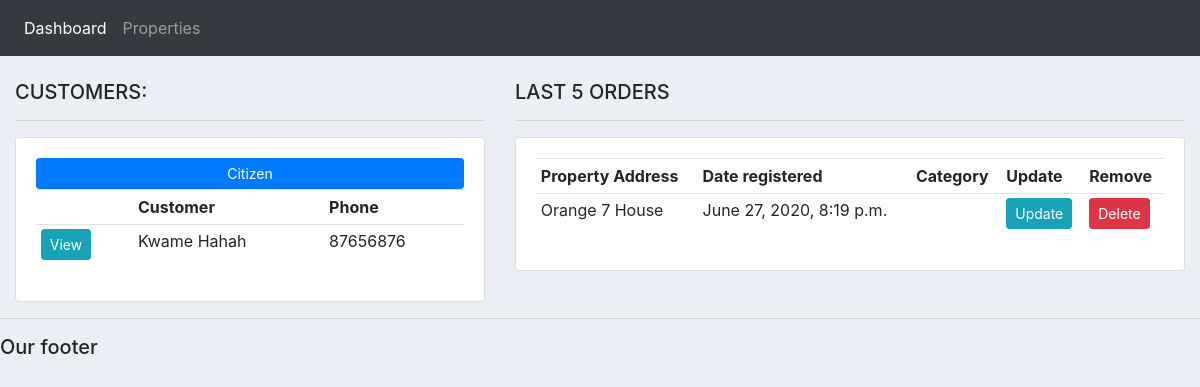
Screenshot of /CustomerManagement/ with the database file from the repository.
### CustomerManagement/models.py (models this page shows, shortened)
class Citizen(models.Model):
    name = models.CharField(max_length=200, null=True)
    phone = models.CharField(max_length=200, null=True)
    email = models.CharField(max_length=200, null=True)
    date_created = models.DateTimeField(auto_now_add=True, null=True)

class Receipt(models.Model):
    STATUS = (
        ('Issued', 'Issued'),
        ('Pending', 'Pending'),
        ('No Payment', 'No Payment'),
    )
    citizen = models.ForeignKey(Citizen, null=True, on_delete=models.SET_NULL)
    property = models.ForeignKey(Property, null=True, on_delete=models.SET_NULL)
    date_created = models.DateTimeField(auto_now_add=True, null=True)
    status = models.CharField(max_length=200, null=True, choices=STATUS)
    note = models.CharField(max_length=1000, null=True)

class Property(models.Model):
    CATEGORY = (
        ('A Type', 'B Type'),
        ('C Type', 'D Type'),
    )
    name = models.CharField(max_length=200, null=True)
    price = models.FloatField(null=True)
    category = models.CharField(max_length=200, null=True, choices=CATEGORY)
    description = models.CharField(max_length=200, null=True)
    date_created = models.DateTimeField(auto_now_add=True, null=True)
    def __str__(self):
        return self.name

### CustomerManagement/views.py (the view)
# urls.py: path('', PostListView.as_view(), name='Advertisement-home'),
def home(request):
    receipts = Receipt.objects.all()
    citizens = Citizen.objects.all()
    total_citizens = citizens.count()
    total_receipts = receipts.count()
    issued = receipts.filter(status='Issued').count()
    pending = receipts.filter(status='Pending').count()
    context = {'receipts': receipts, 'citizens': citizens,
               'total_receipts': total_receipts, 'issued': issued,
               'pending': pending}
    return render(request, 'CustomerManagement/dashboard.html', context)

### CustomerManagement/templates/CustomerManagement/dashboard.html
{%  extends 'CustomerManagement/main.html' %}
{% block content %}
<br>
<div class="row">
	<div class="col-md-5">
		<h5>CUSTOMERS:</h5>
		<hr>
		<div class="card card-body">
			<a class="btn btn-primary  btn-sm btn-block" href="">Citizen</a>
			<table class="table table-sm">
				<tr>
					<th></th>
					<th>Customer</th>
					<th>Phone</th>
				</tr>
				{% for citizen in citizens %}
					<tr>
						<td><a class="btn btn-sm btn-info" href="{% url 'citizen' citizen.id %}">View</a></td>
						<td>{{citizen.name}}</td>
						<td>{{citizen.phone}}</td>
					</tr>
				{% endfor %}
			</table>
		</div>
	</div>
	<div class="col-md-7">
		<h5>LAST 5 ORDERS</h5>
		<hr>
		<div class="card card-body">
			<table class="table table-sm">
				<tr>
					<th>Property Address</th>
					<th>Date registered</th>
					<th>Category</th>
					<th>Update</th>
					<th>Remove</th>
				</tr>
				{% for receipt in receipts %}
					<tr>
						<td>{{receipt.property}}</td>
						<td>{{receipt.date_created}}</td>
						<td>{{property.status}}</td>
						<td><a class="btn btn-sm btn-info" href="">Update</a></td>
						<td><a class="btn btn-sm btn-danger"href="{% url 'delete_order' receipt.id %}">Delete</a></td>
					</tr>
				{% endfor %}
			</table>
		</div>
	</div>
</div>
{% endblock %}

### Advertisement/static/Advertisement/main2.css (style rules this page uses)
body { background-color: #ebeff5; }

### rows the page displays
Citizen: name "Kwame Hahah", phone "87656876"
Receipt: property "Orange 7 House", date_created "June 27, 2020, 8:19 p.m."
